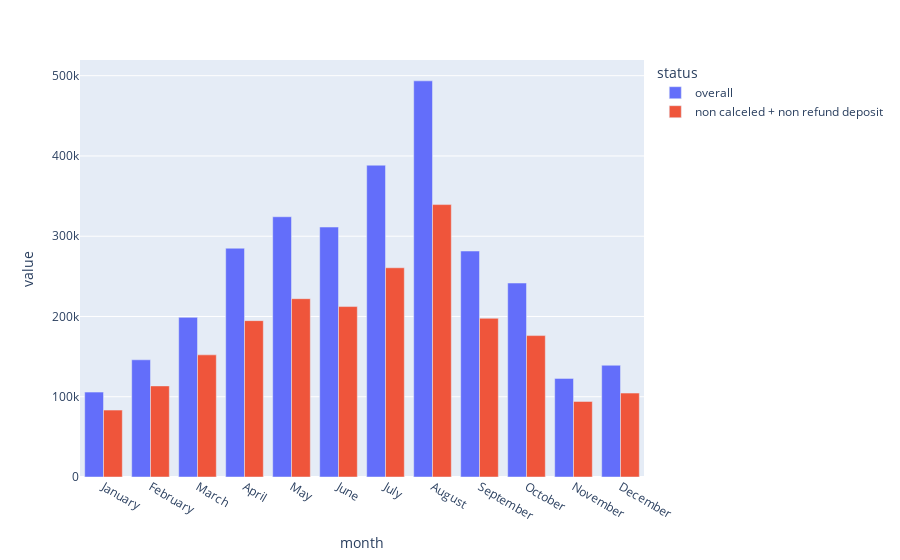

Notebook code cell kept with this figure:
### Code cell
px.bar(porowniae_1, x = 'month', y = ['cena_calkowita'], color='status', barmode='group')

### Figure 1 — Plotly figure (JSON) as saved in the notebook; plotly's stock layout.template omitted (floating-point values rounded to 4 significant figures)
{"data": [{"alignmentgroup": "True", "hovertemplate": "status=overall<br>month=%{x}<br>value=%{y}<extra></extra>", "legendgroup": "overall", "marker": {"color": "#636efa", "pattern": {"shape": ""}}, "name": "overall", "offsetgroup": "overall", "orientation": "v", "showlegend": true, "textposition": "auto", "type": "bar", "x": ["January", "February", "March", "April", "May", "June", "July", "August", "September", "October", "November", "December"], "xaxis": "x", "y": [105700.0, 146000.0, 198900.0, 285000.0, 324200.0, 311400.0, 388500.0, 493600.0, 281500.0, 241700.0, 122900.0, 139200.0], "yaxis": "y"}, {"alignmentgroup": "True", "hovertemplate": "status=non calceled + non refund deposit<br>month=%{x}<br>value=%{y}<extra></extra>", "legendgroup": "non calceled + non refund deposit", "marker": {"color": "#EF553B", "pattern": {"shape": ""}}, "name": "non calceled + non refund deposit", "offsetgroup": "non calceled + non refund deposit", "orientation": "v", "showlegend": true, "textposition": "auto", "type": "bar", "x": ["January", "February", "March", "April", "May", "June", "July", "August", "September", "October", "November", "December"], "xaxis": "x", "y": [83340.0, 113500.0, 152200.0, 194800.0, 222200.0, 212300.0, 260700.0, 339400.0, 197700.0, 176200.0, 94140.0, 104500.0], "yaxis": "y"}], "layout": {"barmode": "group", "legend": {"title": {"text": "status"}, "tracegroupgap": 0}, "margin": {"t": 60}, "xaxis": {"anchor": "y", "domain": [0, 1], "title": {"text": "month"}}, "yaxis": {"anchor": "x", "domain": [0, 1], "title": {"text": "value"}}}}
